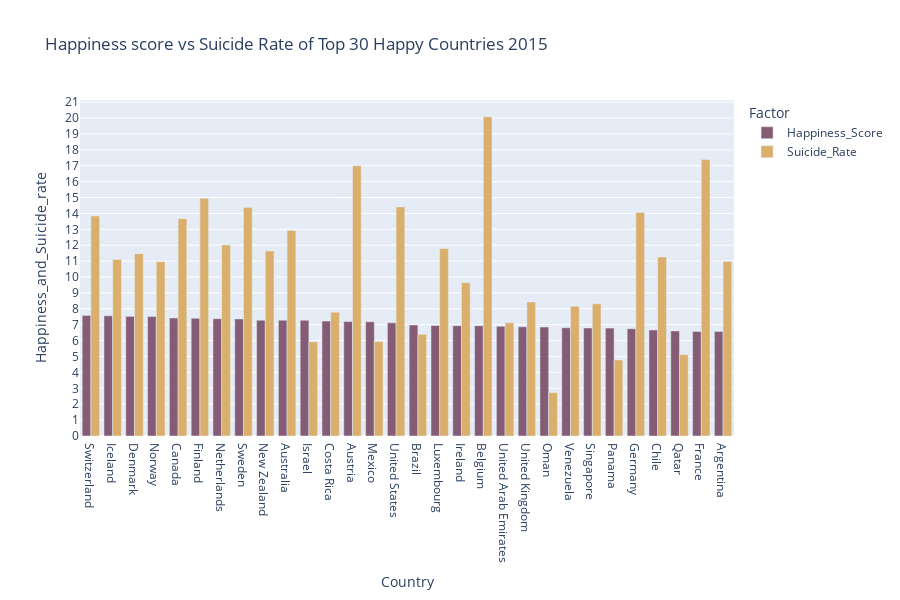
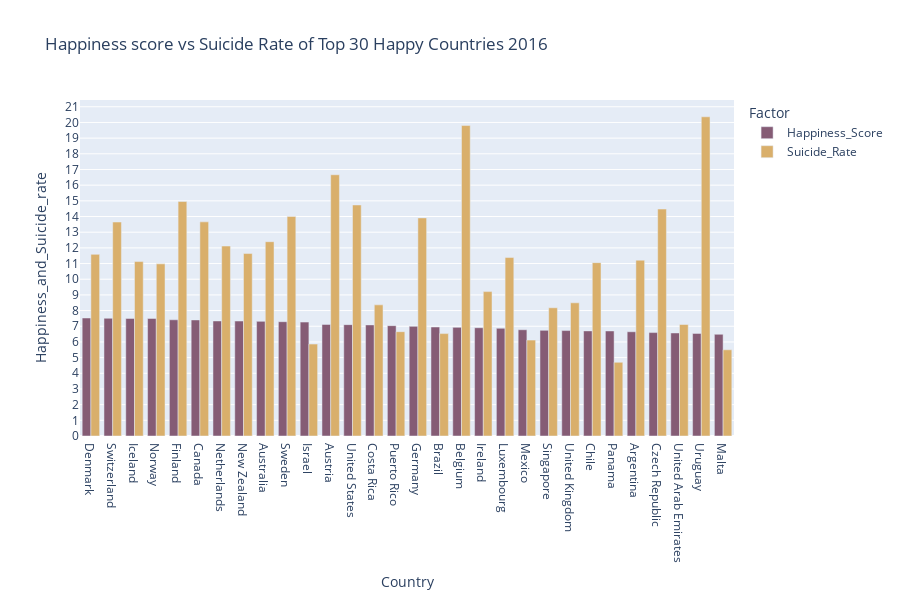
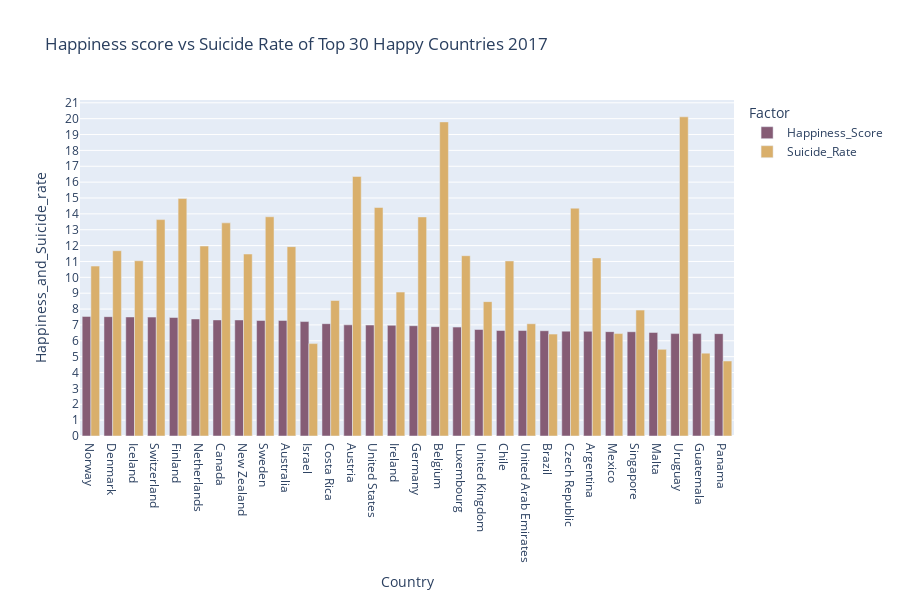
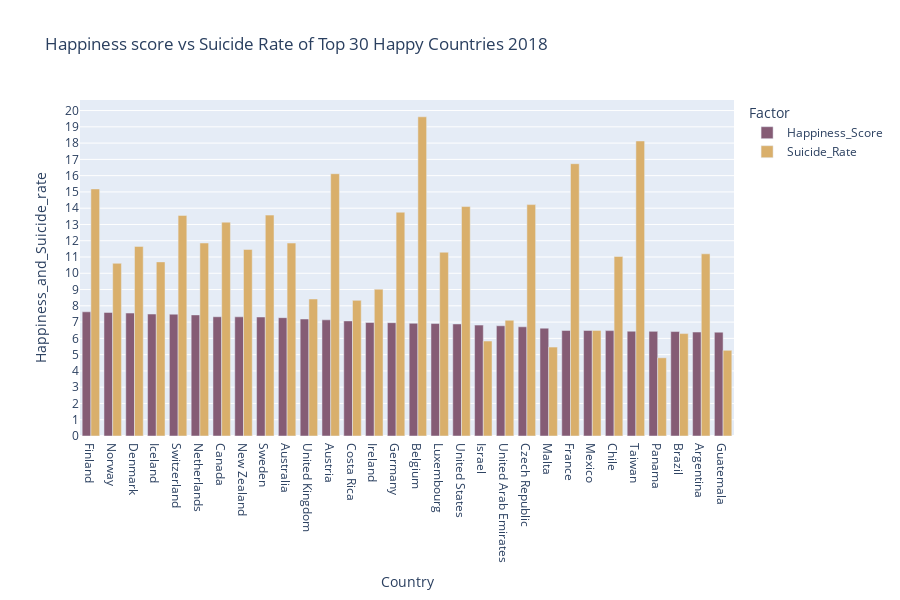

Notebook source saved alongside these figures, in order:
### Code cell
df2={}
suicide_concat_df=pd.DataFrame()
years = [2015,2016,2017,2018,2019]

cmp_country = ['Finland', 'Australia']
aus_fin_df = pd.DataFrame()

for year in years:
    
    df2['year'] = df.loc[df.Year==str(year)].reset_index(drop=True)
    
    suicide_concat_df = pd.concat([suicide_concat_df, df2['year']])
    
    df2['year'] = df2['year'].sort_values(by="Happiness_Score", ascending=False)
    df2['year'] = df2['year']
    
    temp_df = df2['year'].loc[(df2['year']['Country'].isin(cmp_country))]
    aus_fin_df = pd.concat([aus_fin_df, temp_df])
    
    df2['year'] = df2['year'].head(30)
    
    df2['year'] = pd.melt(df2['year'], id_vars=['Country','Region','Year'],var_name='Factor',
             value_name='Happiness_and_Suicide_rate', col_level=None)
    
    fig = px.bar(df2['year'], x="Country", color="Factor",
                 y='Happiness_and_Suicide_rate',
                 title=f"Happiness score vs Suicide Rate of Top 30 Happy Countries {year}",
                 barmode='group',
                 color_discrete_sequence=px.colors.qualitative.Antique,
                 height=600
                )
    fig.update_yaxes(tick0=3, dtick=1)
    pio.write_image(fig, f"../Images/Happiness_Suicide/happiness_suicide_{year}.png")
    fig.show()

    
suicide_concat_df.to_csv("../Output/suicide_concat.csv", index = False)

### Figure 1 — Plotly figure (JSON) as saved in the notebook; plotly's stock layout.template omitted (floating-point values rounded to 4 significant figures)
{"data": [{"alignmentgroup": "True", "hovertemplate": "Factor=Happiness_Score<br>Country=%{x}<br>Happiness_and_Suicide_rate=%{y}<extra></extra>", "legendgroup": "Happiness_Score", "marker": {"color": "rgb(133, 92, 117)"}, "name": "Happiness_Score", "offsetgroup": "Happiness_Score", "orientation": "v", "showlegend": true, "textposition": "auto", "type": "bar", "x": ["Switzerland", "Iceland", "Denmark", "Norway", "Canada", "Finland", "Netherlands", "Sweden", "New Zealand", "Australia", "Israel", "Costa Rica", "Austria", "Mexico", "United States", "Brazil", "Luxembourg", "Ireland", "Belgium", "United Arab Emirates", "United Kingdom", "Oman", "Venezuela", "Singapore", "Panama", "Germany", "Chile", "Qatar", "France", "Argentina"], "xaxis": "x", "y": [7.587, 7.561, 7.527, 7.522, 7.427, 7.406, 7.378, 7.364, 7.286, 7.284, 7.278, 7.226, 7.2, 7.187, 7.119, 6.983, 6.946, 6.94, 6.937, 6.901, 6.867, 6.853, 6.81, 6.798, 6.786, 6.75, 6.67, 6.611, 6.575, 6.574], "yaxis": "y"}, {"alignmentgroup": "True", "hovertemplate": "Factor=Suicide_Rate<br>Country=%{x}<br>Happiness_and_Suicide_rate=%{y}<extra></extra>", "legendgroup": "Suicide_Rate", "marker": {"color": "rgb(217, 175, 107)"}, "name": "Suicide_Rate", "offsetgroup": "Suicide_Rate", "orientation": "v", "showlegend": true, "textposition": "auto", "type": "bar", "x": ["Switzerland", "Iceland", "Denmark", "Norway", "Canada", "Finland", "Netherlands", "Sweden", "New Zealand", "Australia", "Israel", "Costa Rica", "Austria", "Mexico", "United States", "Brazil", "Luxembourg", "Ireland", "Belgium", "United Arab Emirates", "United Kingdom", "Oman", "Venezuela", "Singapore", "Panama", "Germany", "Chile", "Qatar", "France", "Argentina"], "xaxis": "x", "y": [13.84, 11.1, 11.47, 10.97, 13.67, 14.96, 12.02, 14.37, 11.64, 12.93, 5.93, 7.79, 16.99, 5.949, 14.41, 6.397, 11.79, 9.639, 20.08, 7.122, 8.425, 2.73, 8.157, 8.318, 4.781, 14.06, 11.27, 5.116, 17.4, 10.98], "yaxis": "y"}], "layout": {"barmode": "group", "height": 600, "legend": {"title": {"text": "Factor"}, "tracegroupgap": 0}, "title": {"text": "Happiness score vs Suicide Rate of Top 30 Happy Countries 2015"}, "xaxis": {"anchor": "y", "domain": [0, 1], "title": {"text": "Country"}}, "yaxis": {"anchor": "x", "domain": [0, 1], "dtick": 1, "tick0": 3, "title": {"text": "Happiness_and_Suicide_rate"}}}}

### Figure 2 — Plotly figure (JSON) as saved in the notebook; plotly's stock layout.template omitted (floating-point values rounded to 4 significant figures)
{"data": [{"alignmentgroup": "True", "hovertemplate": "Factor=Happiness_Score<br>Country=%{x}<br>Happiness_and_Suicide_rate=%{y}<extra></extra>", "legendgroup": "Happiness_Score", "marker": {"color": "rgb(133, 92, 117)"}, "name": "Happiness_Score", "offsetgroup": "Happiness_Score", "orientation": "v", "showlegend": true, "textposition": "auto", "type": "bar", "x": ["Denmark", "Switzerland", "Iceland", "Norway", "Finland", "Canada", "Netherlands", "New Zealand", "Australia", "Sweden", "Israel", "Austria", "United States", "Costa Rica", "Puerto Rico", "Germany", "Brazil", "Belgium", "Ireland", "Luxembourg", "Mexico", "Singapore", "United Kingdom", "Chile", "Panama", "Argentina", "Czech Republic", "United Arab Emirates", "Uruguay", "Malta"], "xaxis": "x", "y": [7.526, 7.509, 7.501, 7.498, 7.413, 7.404, 7.339, 7.334, 7.313, 7.291, 7.267, 7.119, 7.104, 7.087, 7.039, 6.994, 6.952, 6.929, 6.907, 6.871, 6.778, 6.739, 6.725, 6.705, 6.701, 6.65, 6.596, 6.573, 6.545, 6.488], "yaxis": "y"}, {"alignmentgroup": "True", "hovertemplate": "Factor=Suicide_Rate<br>Country=%{x}<br>Happiness_and_Suicide_rate=%{y}<extra></extra>", "legendgroup": "Suicide_Rate", "marker": {"color": "rgb(217, 175, 107)"}, "name": "Suicide_Rate", "offsetgroup": "Suicide_Rate", "orientation": "v", "showlegend": true, "textposition": "auto", "type": "bar", "x": ["Denmark", "Switzerland", "Iceland", "Norway", "Finland", "Canada", "Netherlands", "New Zealand", "Australia", "Sweden", "Israel", "Austria", "United States", "Costa Rica", "Puerto Rico", "Germany", "Brazil", "Belgium", "Ireland", "Luxembourg", "Mexico", "Singapore", "United Kingdom", "Chile", "Panama", "Argentina", "Czech Republic", "United Arab Emirates", "Uruguay", "Malta"], "xaxis": "x", "y": [11.59, 13.65, 11.13, 10.98, 14.96, 13.66, 12.12, 11.64, 12.39, 14.01, 5.863, 16.66, 14.74, 8.365, 6.654, 13.91, 6.531, 19.8, 9.211, 11.38, 6.117, 8.179, 8.494, 11.06, 4.702, 11.22, 14.48, 7.113, 20.36, 5.498], "yaxis": "y"}], "layout": {"barmode": "group", "height": 600, "legend": {"title": {"text": "Factor"}, "tracegroupgap": 0}, "title": {"text": "Happiness score vs Suicide Rate of Top 30 Happy Countries 2016"}, "xaxis": {"anchor": "y", "domain": [0, 1], "title": {"text": "Country"}}, "yaxis": {"anchor": "x", "domain": [0, 1], "dtick": 1, "tick0": 3, "title": {"text": "Happiness_and_Suicide_rate"}}}}

### Figure 3 — Plotly figure (JSON) as saved in the notebook; plotly's stock layout.template omitted (floating-point values rounded to 4 significant figures)
{"data": [{"alignmentgroup": "True", "hovertemplate": "Factor=Happiness_Score<br>Country=%{x}<br>Happiness_and_Suicide_rate=%{y}<extra></extra>", "legendgroup": "Happiness_Score", "marker": {"color": "rgb(133, 92, 117)"}, "name": "Happiness_Score", "offsetgroup": "Happiness_Score", "orientation": "v", "showlegend": true, "textposition": "auto", "type": "bar", "x": ["Norway", "Denmark", "Iceland", "Switzerland", "Finland", "Netherlands", "Canada", "New Zealand", "Sweden", "Australia", "Israel", "Costa Rica", "Austria", "United States", "Ireland", "Germany", "Belgium", "Luxembourg", "United Kingdom", "Chile", "United Arab Emirates", "Brazil", "Czech Republic", "Argentina", "Mexico", "Singapore", "Malta", "Uruguay", "Guatemala", "Panama"], "xaxis": "x", "y": [7.537, 7.522, 7.504, 7.494, 7.469, 7.377, 7.316, 7.314, 7.284, 7.284, 7.213, 7.079, 7.006, 6.993, 6.977, 6.951, 6.891, 6.863, 6.714, 6.652, 6.648, 6.635, 6.609, 6.599, 6.578, 6.572, 6.527, 6.454, 6.454, 6.452], "yaxis": "y"}, {"alignmentgroup": "True", "hovertemplate": "Factor=Suicide_Rate<br>Country=%{x}<br>Happiness_and_Suicide_rate=%{y}<extra></extra>", "legendgroup": "Suicide_Rate", "marker": {"color": "rgb(217, 175, 107)"}, "name": "Suicide_Rate", "offsetgroup": "Suicide_Rate", "orientation": "v", "showlegend": true, "textposition": "auto", "type": "bar", "x": ["Norway", "Denmark", "Iceland", "Switzerland", "Finland", "Netherlands", "Canada", "New Zealand", "Sweden", "Australia", "Israel", "Costa Rica", "Austria", "United States", "Ireland", "Germany", "Belgium", "Luxembourg", "United Kingdom", "Chile", "United Arab Emirates", "Brazil", "Czech Republic", "Argentina", "Mexico", "Singapore", "Malta", "Uruguay", "Guatemala", "Panama"], "xaxis": "x", "y": [10.71, 11.68, 11.04, 13.64, 14.97, 11.97, 13.43, 11.47, 13.82, 11.93, 5.822, 8.54, 16.36, 14.4, 9.071, 13.81, 19.8, 11.36, 8.468, 11.03, 7.074, 6.421, 14.36, 11.22, 6.455, 7.934, 5.461, 20.12, 5.219, 4.727], "yaxis": "y"}], "layout": {"barmode": "group", "height": 600, "legend": {"title": {"text": "Factor"}, "tracegroupgap": 0}, "title": {"text": "Happiness score vs Suicide Rate of Top 30 Happy Countries 2017"}, "xaxis": {"anchor": "y", "domain": [0, 1], "title": {"text": "Country"}}, "yaxis": {"anchor": "x", "domain": [0, 1], "dtick": 1, "tick0": 3, "title": {"text": "Happiness_and_Suicide_rate"}}}}

### Figure 4 — Plotly figure (JSON) as saved in the notebook; plotly's stock layout.template omitted (floating-point values rounded to 4 significant figures)
{"data": [{"alignmentgroup": "True", "hovertemplate": "Factor=Happiness_Score<br>Country=%{x}<br>Happiness_and_Suicide_rate=%{y}<extra></extra>", "legendgroup": "Happiness_Score", "marker": {"color": "rgb(133, 92, 117)"}, "name": "Happiness_Score", "offsetgroup": "Happiness_Score", "orientation": "v", "showlegend": true, "textposition": "auto", "type": "bar", "x": ["Finland", "Norway", "Denmark", "Iceland", "Switzerland", "Netherlands", "Canada", "New Zealand", "Sweden", "Australia", "United Kingdom", "Austria", "Costa Rica", "Ireland", "Germany", "Belgium", "Luxembourg", "United States", "Israel", "United Arab Emirates", "Czech Republic", "Malta", "France", "Mexico", "Chile", "Taiwan", "Panama", "Brazil", "Argentina", "Guatemala"], "xaxis": "x", "y": [7.632, 7.594, 7.555, 7.495, 7.487, 7.441, 7.328, 7.324, 7.314, 7.272, 7.19, 7.139, 7.072, 6.977, 6.965, 6.927, 6.91, 6.886, 6.814, 6.774, 6.711, 6.627, 6.489, 6.488, 6.476, 6.441, 6.43, 6.419, 6.388, 6.382], "yaxis": "y"}, {"alignmentgroup": "True", "hovertemplate": "Factor=Suicide_Rate<br>Country=%{x}<br>Happiness_and_Suicide_rate=%{y}<extra></extra>", "legendgroup": "Suicide_Rate", "marker": {"color": "rgb(217, 175, 107)"}, "name": "Suicide_Rate", "offsetgroup": "Suicide_Rate", "orientation": "v", "showlegend": true, "textposition": "auto", "type": "bar", "x": ["Finland", "Norway", "Denmark", "Iceland", "Switzerland", "Netherlands", "Canada", "New Zealand", "Sweden", "Australia", "United Kingdom", "Austria", "Costa Rica", "Ireland", "Germany", "Belgium", "Luxembourg", "United States", "Israel", "United Arab Emirates", "Czech Republic", "Malta", "France", "Mexico", "Chile", "Taiwan", "Panama", "Brazil", "Argentina", "Guatemala"], "xaxis": "x", "y": [15.18, 10.61, 11.65, 10.7, 13.56, 11.86, 13.14, 11.47, 13.57, 11.86, 8.42, 16.12, 8.335, 9.023, 13.75, 19.62, 11.29, 14.1, 5.835, 7.114, 14.22, 5.463, 16.73, 6.489, 11.03, 18.13, 4.807, 6.294, 11.2, 5.264], "yaxis": "y"}], "layout": {"barmode": "group", "height": 600, "legend": {"title": {"text": "Factor"}, "tracegroupgap": 0}, "title": {"text": "Happiness score vs Suicide Rate of Top 30 Happy Countries 2018"}, "xaxis": {"anchor": "y", "domain": [0, 1], "title": {"text": "Country"}}, "yaxis": {"anchor": "x", "domain": [0, 1], "dtick": 1, "tick0": 3, "title": {"text": "Happiness_and_Suicide_rate"}}}}
